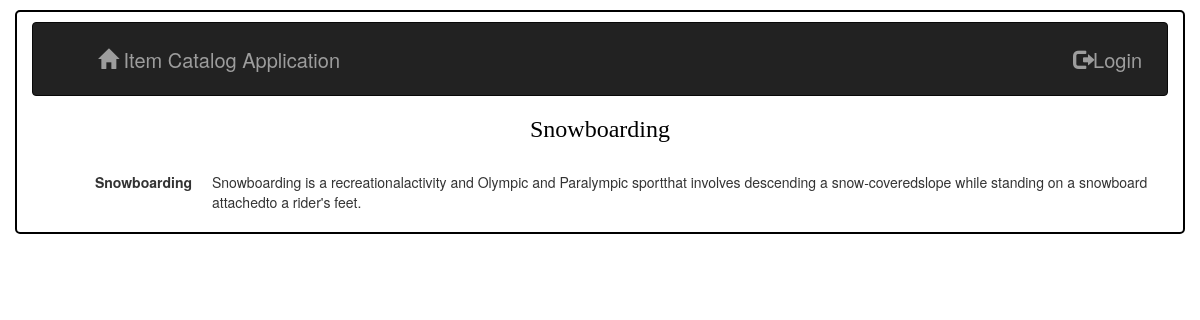
/catalog/5/item/9, run on the app's committed database.
### database_setup.py (models this page shows, shortened)
class Categories(Base):
    __tablename__ = 'categories'
    id = Column(Integer, primary_key=True)
    name = Column(String(250), nullable=False)
    user_id = Column(Integer, ForeignKey('user.id'))
    user = relationship(User)

class CategoryItem(Base):
    __tablename__ = 'category_item'
    name = Column(String(80), nullable=False)
    id = Column(Integer, primary_key=True)
    description = Column(String(250))
    categories_id = Column(Integer, ForeignKey('categories.id'))
    categories = relationship(Categories, single_parent=True)
    user_id = Column(Integer, ForeignKey('user.id'))
    user = relationship(User)

### application.py (the view)
@app.route('/catalog/<int:categories_id>/item/<int:items_id>')
def showItem(categories_id, items_id):
    categories = session.query(Categories).filter_by(id=categories_id).one()
    items = session.query(CategoryItem).filter_by(id=items_id).one()
    if 'username' not in login_session or \
            items.user_id != login_session['user_id']:
        return render_template('itemfornonymous.html', categories=categories,
                               items=items)
    else:  # if user is the creator, able to access update and delete the item
        return render_template('itemforauthorize.html',
                               categories=categories, items=items)

### templates/itemfornonymous.html (shortened to what this page needs)
{% extends "main.html" %}
{% block content %}
{% include "header.html" %}
<h3 style="text-align: center; font-family: italic;"><a href = "{{url_for('showCategories', categories_id=categories.id)}}" style="color:black">{{categories.name}}</a></h3>
<dl class="dl-horizontal">
  <dt>{{items.name}}</dt>
  <dd>{{items.description}}</dd>
</dl>
{% endblock %}

### data on the page
Categories: name "Snowboarding"
CategoryItem: name "Snowboarding", description "Snowboarding is a recreationalactivity and Olympic and Paralympic sportthat involves descending a snow-coveredslope while standing on a snowboard attachedto a rider's feet."
